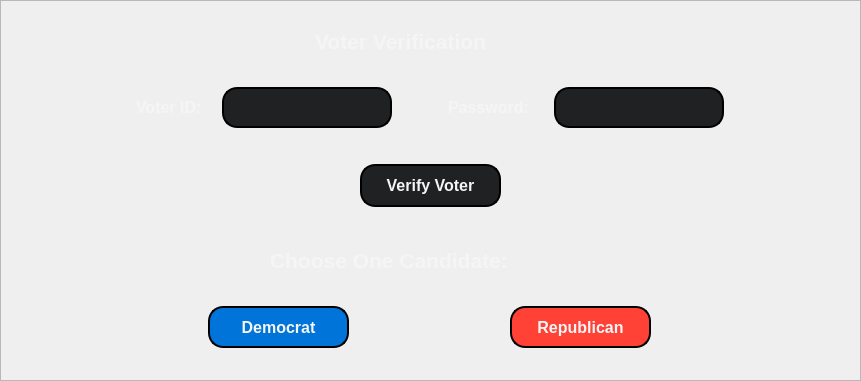
        <widget class="QFrame" name="voterFrame">
         <property name="maximumSize">
          <size>
           <width>861</width>
           <height>381</height>
          </size>
         </property>
         <property name="styleSheet">
          <string notr="true">#voterFrame {
   background-color: rgba(46, 47, 56, 0.8);
   border-radius: 15px;
   border-style: outset;
   border-width: 2px;
   border-radius: 15px;
   border-color: black;
   padding: 4px;
}
</string>
         </property>
         <property name="frameShape">
          <enum>QFrame::Shape::StyledPanel</enum>
         </property>
         <property name="frameShadow">
          <enum>QFrame::Shadow::Raised</enum>
         </property>
         <widget class="QFrame" name="voterVerticalFrame">
          <property name="geometry">
           <rect>
            <x>0</x>
            <y>0</y>
            <width>861</width>
            <height>381</height>
           </rect>
          </property>
          <property name="minimumSize">
           <size>
            <width>861</width>
            <height>381</height>
           </size>
          </property>
          <property name="maximumSize">
           <size>
            <width>861</width>
            <height>381</height>
           </size>
          </property>
          <property name="styleSheet">
           <string notr="true">#voterVerticalFrame {
   background-color: none;
   color: rgb(245,245,245);
   border: none;
}
</string>
          </property>
          <layout class="QVBoxLayout" name="verticalLayout">
           <property name="spacing">
            <number>4</number>
           </property>
           <item>
            <widget class="QWidget" name="horizontalWidget_4" native="true">
             <property name="sizePolicy">
              <sizepolicy hsizetype="Preferred" vsizetype="Preferred">
               <horstretch>0</horstretch>
               <verstretch>0</verstretch>
              </sizepolicy>
             </property>
             <property name="minimumSize">
              <size>
               <width>41</width>
               <height>0</height>
              </size>
             </property>
             <property name="maximumSize">
              <size>
               <width>861</width>
               <height>41</height>
              </size>
             </property>
             <property name="styleSheet">
              <string notr="true">   background-color: none;
   color: rgb(245,245,245);
   border: none;</string>
             </property>
             <layout class="QHBoxLayout" name="horizontalLayout_5">
              <item>
               <spacer name="horizontalSpacer_12">
                <property name="orientation">
                 <enum>Qt::Orientation::Horizontal</enum>
                </property>
                <property name="sizeType">
                 <enum>QSizePolicy::Policy::Fixed</enum>
                </property>
                <property name="sizeHint" stdset="0">
                 <size>
                  <width>120</width>
                  <height>20</height>
                 </size>
                </property>
               </spacer>
              </item>
              <item>
               <widget class="QLabel" name="verificationLabel">
                <property name="maximumSize">
                 <size>
                  <width>230</width>
                  <height>51</height>
                 </size>
                </property>
                <property name="font">
                 <font>
                  <family>Arial</family>
                  <pointsize>16</pointsize>
                  <italic>false</italic>
                  <bold>true</bold>
                 </font>
                </property>
                <property name="styleSheet">
                 <string notr="true">QLabel {
   color: rgb(245,245,245);
}</string>
                </property>
                <property name="text">
                 <string>Voter Verification </string>
                </property>
               </widget>
              </item>
              <item>
               <spacer name="horizontalSpacer_13">
                <property name="orientation">
                 <enum>Qt::Orientation::Horizontal</enum>
                </property>
                <property name="sizeType">
                 <enum>QSizePolicy::Policy::Fixed</enum>
                </property>
                <property name="sizeHint" stdset="0">
                 <size>
                  <width>120</width>
                  <height>20</height>
                 </size>
                </property>
               </spacer>
              </item>
             </layout>
            </widget>
           </item>
           <item>
            <widget class="QWidget" name="horizontalWidget_3" native="true">
             <property name="sizePolicy">
              <sizepolicy hsizetype="Preferred" vsizetype="Preferred">
               <horstretch>0</horstretch>
               <verstretch>0</verstretch>
              </sizepolicy>
             </property>
             <property name="minimumSize">
              <size>
               <width>0</width>
               <height>52</height>
              </size>
             </property>
             <property name="maximumSize">
              <size>
               <width>861</width>
               <height>52</height>
              </size>
             </property>
             <property name="styleSheet">
              <string notr="true">   background-color: none;
   color: rgb(245,245,245);
   border: none;</string>
             </property>
             <layout class="QHBoxLayout" name="horizontalLayout_3">
              <item>
               <spacer name="horizontalSpacer_24">
                <property name="orientation">
                 <enum>Qt::Orientation::Horizontal</enum>
                </property>
                <property name="sizeType">
                 <enum>QSizePolicy::Policy::Preferred</enum>
                </property>
                <property name="sizeHint" stdset="0">
                 <size>
                  <width>120</width>
                  <height>20</height>
                 </size>
                </property>
               </spacer>
              </item>
              <item>
               <widget class="QLabel" name="idLabel">
                <property name="minimumSize">
                 <size>
                  <width>80</width>
                  <height>41</height>
                 </size>
                </property>
                <property name="maximumSize">
                 <size>
                  <width>110</width>
                  <height>41</height>
                 </size>
                </property>
                <property name="font">
                 <font>
                  <family>Arial</family>
                  <pointsize>12</pointsize>
                  <italic>false</italic>
                  <bold>true</bold>
                 </font>
                </property>
                <property name="styleSheet">
                 <string notr="true">QLabel {
   color: rgb(245,245,245);
}</string>
                </property>
                <property name="text">
                 <string>Voter ID:</string>
                </property>
               </widget>
              </item>
              <item>
               <widget class="QLineEdit" name="idLineEdit">
                <property name="sizePolicy">
                 <sizepolicy hsizetype="Expanding" vsizetype="Expanding">
                  <horstretch>0</horstretch>
                  <verstretch>0</verstretch>
                 </sizepolicy>
                </property>
                <property name="minimumSize">
                 <size>
                  <width>170</width>
                  <height>41</height>
                 </size>
                </property>
                <property name="maximumSize">
                 <size>
                  <width>170</width>
                  <height>41</height>
                 </size>
                </property>
                <property name="font">
                 <font>
                  <family>Arial</family>
                  <pointsize>12</pointsize>
                 </font>
                </property>
                <property name="styleSheet">
                 <string notr="true">QLineEdit {
    background-color: rgba(32,33,35,255);
	color: rgb(245,245,245);
	border-radius: 15px;
	border-style: outset;
	border-width: 2px;
	border-radius: 15px;
	border-color: black;
	padding: 4px;
}</string>
                </property>
                <property name="inputMask">
                 <string/>
                </property>
                <property name="text">
                 <string/>
                </property>
                <property name="maxLength">
                 <number>9</number>
                </property>
               </widget>
              </item>
              <item>
               <spacer name="horizontalSpacer_23">
                <property name="orientation">
                 <enum>Qt::Orientation::Horizontal</enum>
                </property>
                <property name="sizeType">
                 <enum>QSizePolicy::Policy::Fixed</enum>
                </property>
                <property name="sizeHint" stdset="0">
                 <size>
                  <width>50</width>
                  <height>20</height>
                 </size>
                </property>
               </spacer>
              </item>
              <item>
               <widget class="QLabel" name="passLabel">
                <property name="minimumSize">
                 <size>
                  <width>100</width>
                  <height>41</height>
                 </size>
                </property>
                <property name="maximumSize">
                 <size>
                  <width>110</width>
                  <height>41</height>
                 </size>
                </property>
                <property name="font">
                 <font>
                  <family>Arial</family>
                  <pointsize>12</pointsize>
                  <italic>false</italic>
                  <bold>true</bold>
                 </font>
                </property>
                <property name="styleSheet">
                 <string notr="true">QLabel {
   color: rgb(245,245,245);
}</string>
                </property>
                <property name="text">
                 <string>Password:</string>
                </property>
               </widget>
              </item>
              <item>
               <widget class="QLineEdit" name="passLineEdit">
                <property name="sizePolicy">
                 <sizepolicy hsizetype="Expanding" vsizetype="Expanding">
                  <horstretch>0</horstretch>
                  <verstretch>0</verstretch>
                 </sizepolicy>
                </property>
                <property name="minimumSize">
                 <size>
                  <width>170</width>
                  <height>41</height>
                 </size>
                </property>
                <property name="maximumSize">
                 <size>
                  <width>170</width>
                  <height>41</height>
                 </size>
                </property>
                <property name="font">
                 <font>
                  <family>Arial</family>
                  <pointsize>12</pointsize>
                 </font>
                </property>
                <property name="styleSheet">
                 <string notr="true">QLineEdit {
    background-color: rgba(32,33,35,255);
	color: rgb(245,245,245);
	border-radius: 15px;
	border-style: outset;
	border-width: 2px;
	border-radius: 15px;
	border-color: black;
	padding: 4px;
}</string>
                </property>
                <property name="text">
                 <string/>
                </property>
                <property name="maxLength">
                 <number>16</number>
                </property>
               </widget>
              </item>
              <item>
               <spacer name="horizontalSpacer_8">
                <property name="orientation">
                 <enum>Qt::Orientation::Horizontal</enum>
                </property>
                <property name="sizeType">
                 <enum>QSizePolicy::Policy::Preferred</enum>
                </property>
                <property name="sizeHint" stdset="0">
                 <size>
                  <width>120</width>
                  <height>20</height>
                 </size>
                </property>
               </spacer>
              </item>
             </layout>
            </widget>
           </item>
           <item>
            <spacer name="verticalSpacer">
             <property name="orientation">
              <enum>Qt::Orientation::Vertical</enum>
             </property>
             <property name="sizeType">
              <enum>QSizePolicy::Policy::Fixed</enum>
             </property>
             <property name="sizeHint" stdset="0">
              <size>
               <width>20</width>
               <height>9</height>
              </size>
             </property>
            </spacer>
           </item>
           <item>
            <widget class="QWidget" name="horizontalWidget_7" native="true">
             <property name="minimumSize">
              <size>
               <width>0</width>
               <height>60</height>
              </size>
             </property>
             <property name="maximumSize">
              <size>
               <width>861</width>
               <height>60</height>
              </size>
             </property>
             <property name="styleSheet">
              <string notr="true">   background-color: none;
   color: rgb(245,245,245);
   border: none;</string>
             </property>
             <layout class="QHBoxLayout" name="horizontalLayout_6">
              <item>
               <spacer name="horizontalSpacer_25">
                <property name="orientation">
                 <enum>Qt::Orientation::Horizontal</enum>
                </property>
                <property name="sizeType">
                 <enum>QSizePolicy::Policy::Fixed</enum>
                </property>
                <property name="sizeHint" stdset="0">
                 <size>
                  <width>120</width>
                  <height>20</height>
                 </size>
                </property>
               </spacer>
              </item>
              <item>
               <widget class="QPushButton" name="verifyButton">
                <property name="sizePolicy">
                 <sizepolicy hsizetype="Expanding" vsizetype="Expanding">
                  <horstretch>0</horstretch>
                  <verstretch>0</verstretch>
                 </sizepolicy>
                </property>
                <property name="minimumSize">
                 <size>
                  <width>141</width>
                  <height>43</height>
                 </size>
                </property>
                <property name="maximumSize">
                 <size>
                  <width>141</width>
                  <height>43</height>
                 </size>
                </property>
                <property name="font">
                 <font>
                  <family>Arial</family>
                  <pointsize>12</pointsize>
                  <bold>true</bold>
                 </font>
                </property>
                <property name="cursor">
                 <cursorShape>PointingHandCursor</cursorShape>
                </property>
                <property name="styleSheet">
                 <string notr="true">QPushButton {
    background-color: rgba(32,33,35,255);
	color: rgb(245,245,245);
	border-radius: 15px;
	border-style: outset;
	border-width: 2px;
	border-radius: 15px;
	border-color: black;
	padding: 4px;
}

QPushButton:hover {
   background-color: rgb(87, 89, 101);
	color: white;
    border-radius: 15px;
	border-style: outset;
	border-width: 2px;
	border-radius: 15px;
	border-color: black;
	padding: 4px;
}

QPushButton:pressed {
   background-color: rgb(177, 185, 187);
	color: white;
}</string>
                </property>
                <property name="text">
                 <string>Verify Voter</string>
                </property>
               </widget>
              </item>
              <item>
               <spacer name="horizontalSpacer_9">
                <property name="orientation">
                 <enum>Qt::Orientation::Horizontal</enum>
                </property>
                <property name="sizeType">
                 <enum>QSizePolicy::Policy::Fixed</enum>
                </property>
                <property name="sizeHint" stdset="0">
                 <size>
                  <width>120</width>
                  <height>20</height>
                 </size>
                </property>
               </spacer>
              </item>
             </layout>
            </widget>
           </item>
           <item>
            <spacer name="verticalSpacer_2">
             <property name="orientation">
              <enum>Qt::Orientation::Vertical</enum>
             </property>
             <property name="sizeType">
              <enum>QSizePolicy::Policy::Fixed</enum>
             </property>
             <property name="sizeHint" stdset="0">
              <size>
               <width>20</width>
               <height>9</height>
              </size>
             </property>
            </spacer>
           </item>
           <item>
            <widget class="QWidget" name="horizontalWidget_2" native="true">
             <property name="minimumSize">
              <size>
               <width>0</width>
               <height>41</height>
              </size>
             </property>
             <property name="maximumSize">
              <size>
               <width>861</width>
               <height>41</height>
              </size>
             </property>
             <property name="styleSheet">
              <string notr="true">   background-color: none;
   color: rgb(245,245,245);
   border: none;</string>
             </property>
             <layout class="QHBoxLayout" name="horizontalLayout_4">
              <item>
               <spacer name="horizontalSpacer_11">
                <property name="orientation">
                 <enum>Qt::Orientation::Horizontal</enum>
                </property>
                <property name="sizeType">
                 <enum>QSizePolicy::Policy::Fixed</enum>
                </property>
                <property name="sizeHint" stdset="0">
                 <size>
                  <width>120</width>
                  <height>20</height>
                 </size>
                </property>
               </spacer>
              </item>
              <item>
               <widget class="QLabel" name="chooseLabel">
                <property name="maximumSize">
                 <size>
                  <width>320</width>
                  <height>51</height>
                 </size>
                </property>
                <property name="font">
                 <font>
                  <family>Arial</family>
                  <pointsize>16</pointsize>
                  <italic>false</italic>
                  <bold>true</bold>
                 </font>
                </property>
                <property name="styleSheet">
                 <string notr="true">QLabel {
   color: rgb(245,245,245);
}</string>
                </property>
                <property name="text">
                 <string>Choose One Candidate:</string>
                </property>
               </widget>
              </item>
              <item>
               <spacer name="horizontalSpacer_10">
                <property name="orientation">
                 <enum>Qt::Orientation::Horizontal</enum>
                </property>
                <property name="sizeType">
                 <enum>QSizePolicy::Policy::Fixed</enum>
                </property>
                <property name="sizeHint" stdset="0">
                 <size>
                  <width>120</width>
                  <height>20</height>
                 </size>
                </property>
               </spacer>
              </item>
             </layout>
            </widget>
           </item>
           <item>
            <widget class="QWidget" name="horizontalWidget_8" native="true">
             <property name="minimumSize">
              <size>
               <width>0</width>
               <height>60</height>
              </size>
             </property>
             <property name="maximumSize">
              <size>
               <width>861</width>
               <height>60</height>
              </size>
             </property>
             <property name="styleSheet">
              <string notr="true">   background-color: none;
   color: rgb(245,245,245);
   border: none;</string>
             </property>
             <layout class="QHBoxLayout" name="horizontalLayout_2">
              <item>
               <spacer name="horizontalSpacer_6">
                <property name="orientation">
                 <enum>Qt::Orientation::Horizontal</enum>
                </property>
                <property name="sizeType">
                 <enum>QSizePolicy::Policy::Fixed</enum>
                </property>
                <property name="sizeHint" stdset="0">
                 <size>
                  <width>50</width>
                  <height>20</height>
                 </size>
                </property>
               </spacer>
              </item>
              <item>
               <widget class="QPushButton" name="demButton">
                <property name="sizePolicy">
                 <sizepolicy hsizetype="Expanding" vsizetype="Expanding">
                  <horstretch>0</horstretch>
                  <verstretch>0</verstretch>
                 </sizepolicy>
                </property>
                <property name="maximumSize">
                 <size>
                  <width>141</width>
                  <height>43</height>
                 </size>
                </property>
                <property name="font">
                 <font>
                  <family>Arial</family>
                  <pointsize>12</pointsize>
                  <bold>true</bold>
                 </font>
                </property>
                <property name="cursor">
                 <cursorShape>PointingHandCursor</cursorShape>
                </property>
                <property name="styleSheet">
                 <string notr="true">QPushButton {
    background-color:#0074D9;
	color: rgb(245,245,245);
	border-radius: 15px;
	border-style: outset;
	border-width: 2px;
	border-radius: 15px;
	border-color: black;
	padding: 4px;
}

QPushButton:hover {
   background-color: #33A1D9;
	color: white;
    border-radius: 15px;
	border-style: outset;
	border-width: 2px;
	border-radius: 15px;
	border-color: black;
	padding: 4px;
}

QPushButton:pressed {
   background-color: rgb(177, 185, 187);
	color: white;
}</string>
                </property>
                <property name="text">
                 <string>Democrat</string>
                </property>
               </widget>
              </item>
              <item>
               <spacer name="horizontalSpacer_4">
                <property name="orientation">
                 <enum>Qt::Orientation::Horizontal</enum>
                </property>
                <property name="sizeType">
                 <enum>QSizePolicy::Policy::Fixed</enum>
                </property>
                <property name="sizeHint" stdset="0">
                 <size>
                  <width>15</width>
                  <height>20</height>
                 </size>
                </property>
               </spacer>
              </item>
              <item>
               <widget class="QPushButton" name="repButton">
                <property name="enabled">
                 <bool>true</bool>
                </property>
                <property name="sizePolicy">
                 <sizepolicy hsizetype="Expanding" vsizetype="Expanding">
                  <horstretch>0</horstretch>
                  <verstretch>0</verstretch>
                 </sizepolicy>
                </property>
                <property name="maximumSize">
                 <size>
                  <width>141</width>
                  <height>43</height>
                 </size>
                </property>
                <property name="font">
                 <font>
                  <family>Arial</family>
                  <pointsize>12</pointsize>
                  <bold>true</bold>
                 </font>
                </property>
                <property name="cursor">
                 <cursorShape>PointingHandCursor</cursorShape>
                </property>
                <property name="styleSheet">
                 <string notr="true">QPushButton {
    background-color: #FF4136;
	color: rgb(245,245,245);
	border-radius: 15px;
	border-style: outset;
	border-width: 2px;
	border-radius: 15px;
	border-color: black;
	padding: 4px;
}

QPushButton:hover {
   background-color: #FF6F5E;
	color: white;
    border-radius: 15px;
	border-style: outset;
	border-width: 2px;
	border-radius: 15px;
	border-color: black;
	padding: 4px;
}

QPushButton:pressed {
   background-color: rgb(177, 185, 187);
	color: white;
}</string>
                </property>
                <property name="text">
                 <string>Republican</string>
                </property>
               </widget>
              </item>
              <item>
               <spacer name="horizontalSpacer_5">
                <property name="orientation">
                 <enum>Qt::Orientation::Horizontal</enum>
                </property>
                <property name="sizeType">
                 <enum>QSizePolicy::Policy::Fixed</enum>
                </property>
                <property name="sizeHint" stdset="0">
                 <size>
                  <width>50</width>
                  <height>20</height>
                 </size>
                </property>
               </spacer>
              </item>
             </layout>
            </widget>
           </item>
          </layout>
         </widget>
        </widget>
